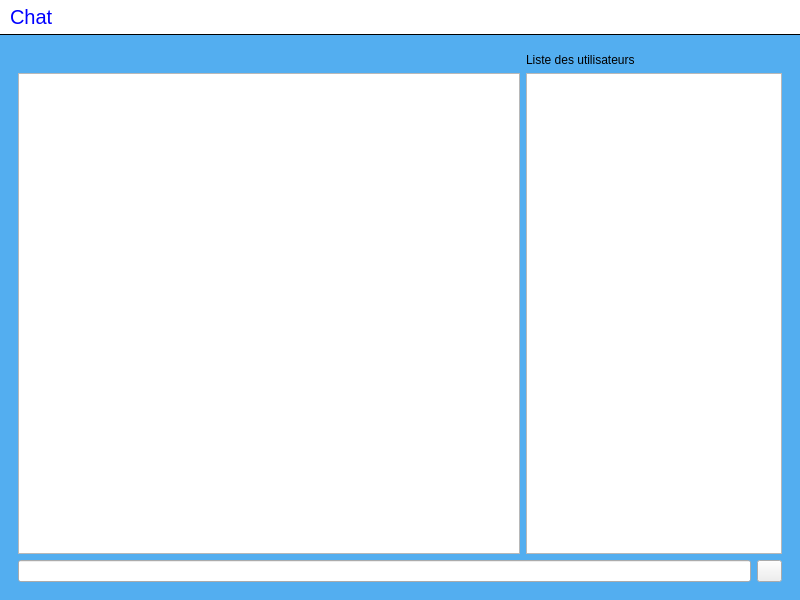
<?xml version="1.0" encoding="UTF-8"?>
<ui version="4.0">
 <class>MainWindow</class>
 <widget class="QMainWindow" name="MainWindow">
  <property name="geometry">
   <rect>
    <x>0</x>
    <y>0</y>
    <width>800</width>
    <height>600</height>
   </rect>
  </property>
  <property name="windowTitle">
   <string>MainWindow</string>
  </property>
  <property name="styleSheet">
   <string notr="true">#titleLabel {
background: white;
color: blue;
font-size: 20px;
border: none;
border-bottom:  1px solid black;
padding: 5px;
}

#mainFrame {
border: none;
background: #53AEF0;
}

#loginFrame {
background: #CECECE;
border: 1px solid gray;
padding: 10px;
border-radius: 10px;
}</string>
  </property>
  <widget class="QWidget" name="centralwidget">
   <layout class="QVBoxLayout" name="verticalLayout">
    <property name="spacing">
     <number>0</number>
    </property>
    <property name="leftMargin">
     <number>0</number>
    </property>
    <property name="topMargin">
     <number>0</number>
    </property>
    <property name="rightMargin">
     <number>0</number>
    </property>
    <property name="bottomMargin">
     <number>0</number>
    </property>
    <item>
     <widget class="QLabel" name="titleLabel">
      <property name="sizePolicy">
       <sizepolicy hsizetype="Preferred" vsizetype="Fixed">
        <horstretch>0</horstretch>
        <verstretch>0</verstretch>
       </sizepolicy>
      </property>
      <property name="text">
       <string>Chat</string>
      </property>
     </widget>
    </item>
    <item>
     <widget class="QFrame" name="mainFrame">
      <property name="frameShape">
       <enum>QFrame::StyledPanel</enum>
      </property>
      <layout class="QVBoxLayout" name="verticalLayout_2">
       <item>
        <widget class="QStackedWidget" name="stackedWidget">
         <property name="currentIndex">
          <number>0</number>
         </property>
         <widget class="QWidget" name="chatPage">
          <layout class="QGridLayout" name="gridLayout">
           <item row="2" column="2">
            <widget class="QPushButton" name="sayButton">
             <property name="sizePolicy">
              <sizepolicy hsizetype="Fixed" vsizetype="Fixed">
               <horstretch>0</horstretch>
               <verstretch>0</verstretch>
              </sizepolicy>
             </property>
             <property name="maximumSize">
              <size>
               <width>25</width>
               <height>25</height>
              </size>
             </property>
             <property name="text">
              <string/>
             </property>
             <property name="icon">
              <iconset>
               <normaloff>envoi.png</normaloff>envoi.png</iconset>
             </property>
             <property name="iconSize">
              <size>
               <width>25</width>
               <height>25</height>
              </size>
             </property>
            </widget>
           </item>
           <item row="2" column="0" colspan="2">
            <widget class="QLineEdit" name="sayLineEdit"/>
           </item>
           <item row="1" column="1" colspan="2">
            <widget class="QListWidget" name="userListWidget"/>
           </item>
           <item row="1" column="0">
            <widget class="QTextEdit" name="roomTextEdit">
             <property name="readOnly">
              <bool>true</bool>
             </property>
            </widget>
           </item>
           <item row="0" column="1" colspan="2">
            <widget class="QLabel" name="label_3">
             <property name="text">
              <string>Liste des utilisateurs</string>
             </property>
            </widget>
           </item>
          </layout>
         </widget>
         <widget class="QWidget" name="loginPage">
          <layout class="QGridLayout" name="gridLayout_3">
           <item row="1" column="1">
            <widget class="QFrame" name="loginFrame">
             <property name="sizePolicy">
              <sizepolicy hsizetype="Fixed" vsizetype="Fixed">
               <horstretch>0</horstretch>
               <verstretch>0</verstretch>
              </sizepolicy>
             </property>
             <property name="minimumSize">
              <size>
               <width>300</width>
               <height>0</height>
              </size>
             </property>
             <property name="frameShape">
              <enum>QFrame::StyledPanel</enum>
             </property>
             <layout class="QGridLayout" name="gridLayout_2">
              <property name="spacing">
               <number>20</number>
              </property>
              <item row="0" column="0">
               <widget class="QLabel" name="label">
                <property name="text">
                 <string>Adresse serveur</string>
                </property>
               </widget>
              </item>
              <item row="0" column="1">
               <widget class="QLineEdit" name="serverLineEdit">
                <property name="placeholderText">
                 <string>ex : 192.168.1.38</string>
                </property>
               </widget>
              </item>
              <item row="1" column="0">
               <widget class="QLabel" name="label_2">
                <property name="text">
                 <string>Pseudo</string>
                </property>
               </widget>
              </item>
              <item row="1" column="1">
               <widget class="QLineEdit" name="userLineEdit">
                <property name="placeholderText">
                 <string>ex : superPseudo</string>
                </property>
               </widget>
              </item>
              <item row="2" column="1">
               <widget class="QPushButton" name="loginButton">
                <property name="sizePolicy">
                 <sizepolicy hsizetype="Fixed" vsizetype="Fixed">
                  <horstretch>0</horstretch>
                  <verstretch>0</verstretch>
                 </sizepolicy>
                </property>
                <property name="text">
                 <string>Connexion</string>
                </property>
               </widget>
              </item>
             </layout>
            </widget>
           </item>
           <item row="1" column="0">
            <spacer name="horizontalSpacer">
             <property name="orientation">
              <enum>Qt::Horizontal</enum>
             </property>
             <property name="sizeHint" stdset="0">
              <size>
               <width>223</width>
               <height>20</height>
              </size>
             </property>
            </spacer>
           </item>
           <item row="0" column="1">
            <spacer name="verticalSpacer">
             <property name="orientation">
              <enum>Qt::Vertical</enum>
             </property>
             <property name="sizeType">
              <enum>QSizePolicy::Fixed</enum>
             </property>
             <property name="sizeHint" stdset="0">
              <size>
               <width>20</width>
               <height>165</height>
              </size>
             </property>
            </spacer>
           </item>
           <item row="2" column="1">
            <spacer name="verticalSpacer_2">
             <property name="orientation">
              <enum>Qt::Vertical</enum>
             </property>
             <property name="sizeHint" stdset="0">
              <size>
               <width>25</width>
               <height>150</height>
              </size>
             </property>
            </spacer>
           </item>
           <item row="1" column="2">
            <spacer name="horizontalSpacer_2">
             <property name="orientation">
              <enum>Qt::Horizontal</enum>
             </property>
             <property name="sizeHint" stdset="0">
              <size>
               <width>223</width>
               <height>20</height>
              </size>
             </property>
            </spacer>
           </item>
          </layout>
         </widget>
        </widget>
       </item>
      </layout>
     </widget>
    </item>
   </layout>
  </widget>
 </widget>
 <tabstops>
  <tabstop>serverLineEdit</tabstop>
  <tabstop>userLineEdit</tabstop>
  <tabstop>roomTextEdit</tabstop>
  <tabstop>userListWidget</tabstop>
  <tabstop>sayLineEdit</tabstop>
  <tabstop>sayButton</tabstop>
 </tabstops>
 <resources/>
 <connections>
  <connection>
   <sender>sayLineEdit</sender>
   <signal>returnPressed()</signal>
   <receiver>sayButton</receiver>
   <slot>animateClick()</slot>
   <hints>
    <hint type="sourcelabel">
     <x>331</x>
     <y>564</y>
    </hint>
    <hint type="destinationlabel">
     <x>768</x>
     <y>570</y>
    </hint>
   </hints>
  </connection>
  <connection>
   <sender>serverLineEdit</sender>
   <signal>returnPressed()</signal>
   <receiver>userLineEdit</receiver>
   <slot>setFocus()</slot>
   <hints>
    <hint type="sourcelabel">
     <x>391</x>
     <y>188</y>
    </hint>
    <hint type="destinationlabel">
     <x>470</x>
     <y>238</y>
    </hint>
   </hints>
  </connection>
  <connection>
   <sender>userLineEdit</sender>
   <signal>returnPressed()</signal>
   <receiver>loginButton</receiver>
   <slot>animateClick()</slot>
   <hints>
    <hint type="sourcelabel">
     <x>417</x>
     <y>239</y>
    </hint>
    <hint type="destinationlabel">
     <x>389</x>
     <y>275</y>
    </hint>
   </hints>
  </connection>
 </connections>
</ui>
